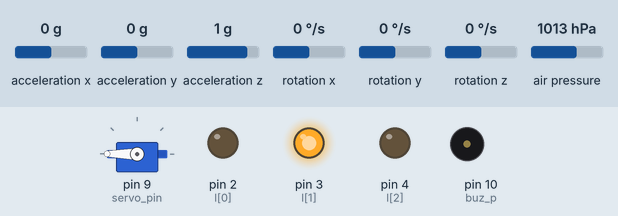
A sketch run on a simulated Arduino Uno, built with avr-gcc and run on an emulated ATmega328P. Parts: servo, output pins drawn as LEDs (lit = HIGH), buzzer (waves = sounding, pin HIGH). The inputs (shaded band) are chosen by the test bench; at power-on: acceleration x 0 g, acceleration y 0 g, acceleration z 1 g, rotation x 0 °/s, rotation y 0 °/s, rotation z 0 °/s, air pressure 1013 hPa. Storage starts empty.

Above: at 0.1 s.
At 0.7 s:
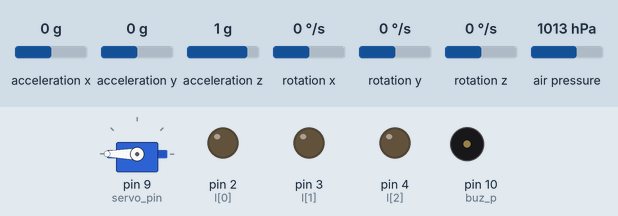
Timing chart, 0 to 2.2 s (numbered marks = the images above):
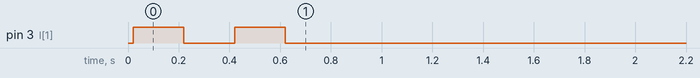

The sketch:

altos.ino
```cpp
#include "Seeed_BME280.h"
#include <Wire.h>
#include <Servo.h>
#include <MPU6050.h>
#include "SD.h"

/* TODO :
 */

// Constantes
const float pi = 3.14159;
const int Servo_open = 90;
const int Servo_closed = 180;

// Capteur(s)/Actionneur(s)
BME280 bme280; // Capteurs Temp/Pression
Servo spara; // Servo parachute
MPU6050 mpu; // Accéléromètre

// Grandeurs physiques
int16_t ax, ay, az;
float pression;
float altitude;
float temp;
float alt;
float alt0;
float vz; //vitesse verticale
float vz_filtre;

// SD
int SDPin = 8;
File dataFile;

// Logique
bool retomb = false;
bool aDecol = false;
float t;
bool paradep = false;
String a;

// Variable filtre/derivée
float Te = 100e-3;
float teTest;
float alta; // Alt((n-1)Te)
float altb; // Alt(nTe)
float vzfa; // vitesse verticale fitltrée Vz((n-1)Te))
float f0 = 0.5; //Hz
float Tau = 1/(2*pi*f0);

// Pins
int l[] = {2,3,4}; // Pin led RGB {r,g,b}
int buz_p = 10; // Passive buzzer
int servo_pin = 9;

void setup() {

  spara.attach(servo_pin);
  spara.write(Servo_closed);

  pinMode(l[0], OUTPUT);
  pinMode(l[1], OUTPUT);
  pinMode(l[2], OUTPUT);
  pinMode(buz_p, OUTPUT);

  // INIT-BME
  if (!bme280.init()) {
    led(l,255,0,0);
    delay(1000);
    led(l,0,0,0);
    while (1);
  }

  // INIT-MPU
  mpu.initialize();
  mpu.setXAccelOffset(-2633);
  mpu.setYAccelOffset(-315);
  mpu.setZAccelOffset(707);
  mpu.setXGyroOffset(158);
  mpu.setYGyroOffset(26);
  mpu.setZGyroOffset(22);
  mpu.setFullScaleAccelRange(3); //+- 16g
  mpu.setDLPFMode(2);

  // INIT-SD
  if (!SD.begin(SDPin)) {
    tone(buz_p, 500, 500);
    led(l,255,0,0);
    delay(1000);
    led(l,0,0,0);
  }

  led(l,0,255,0);
  delay(200);
  led(l,0,0,0);
  delay(200);
  led(l,0,255,0);
  delay(200);
  led(l,0,0,0);
  alt0 = bme280.calcAltitude(bme280.getPressure());

}
void loop() {
  updateData();

  if(altb > 5) {
    aDecol = true;
  }

  //Détection de la retombé
  if(vz_filtre < 0 && !retomb && aDecol) {
    t = millis();
    retomb = true;
  }

  if(retomb) {
      float pos = 1; // Incrémenté à chaque fois que vz > 0
      float neg = 1; //        "      "      "       vz < 0
      while(millis() - t < 1000) {

        updateData();

        if(vz_filtre < 0) {
          neg++;
        }else{
          pos++;
      }

    }if (neg/(neg+pos) > 0.5) { // Confirmation de la retombé
      // Déploiement du parachute
      while(1){
        tone(buz_p, 1000);
        deploy_para();
        updateData();
      }

    }else{
      pos = 0;
      neg = 0;
      t = 0;
      retomb = false;
    }
  }
}


float deriv(float te, float sna, float sn) { // Approximation de la dérivée numériquement
  return (sn-sna)/te;
}

float fpb(float tau,float te,float en ,float sna) {  // Filtre passe bas d'ordre 1
  return (te*en + tau*sna)/(te+tau);
}

void deploy_para() {
   led(l, 255, 180, 0);
   delay(100);
   led(l,0,0,0);
   spara.write(Servo_open);
}

void led(int lp[], int r, int g, int b) {
   analogWrite(lp[0], r);
   analogWrite(lp[1], g);
   analogWrite(lp[2], b);
}

void updateData() {
  dataFile = SD.open("data.txt", FILE_WRITE);
  mpu.getAcceleration(&ax, &ay, &az);
  // Calcul de vz

  alta = getAlt();
  delay(Te*1000);
  altb = getAlt();

  vz = deriv(Te, alta, altb);

  // Filtrage de vz
  delay(Te*1000);
  vz_filtre = fpb(Tau, Te, vz, vzfa);
  vzfa = vz_filtre;

  a = String(ax) + ";" + String(ay) + ";" + String(az);
  // t;alt;vz;vzf;ax;ay;az\r\n
  dataFile.println(String(millis()/1000.0) + ";" + String(altb) + ";" + String(vz) + ";" + String(vz_filtre) + ";" + a + ";" + String(int(paradep)));
  dataFile.close();
}

float getAlt() {
  float p = bme280.getPressure();
  return (bme280.calcAltitude(p)-alt0);
}
```
